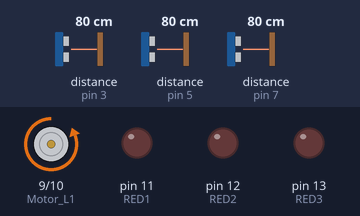
This sketch was run on a simulated Arduino Uno, built with avr-gcc and run on an emulated ATmega328P. Shown: motor-driver pin pairs drawn as motors (green arrow = first pin HIGH = forward, orange = second pin HIGH = backward, longer = more drive), output pins drawn as LEDs (lit = HIGH). Wiring (inferred from the names in the program): 3 × ultrasonic range finder: trigger pin 2, echo pin 3 / trigger pin 4, echo pin 5 / trigger pin 6, echo pin 7. The inputs (shaded band) are chosen by the test bench; at power-on: distance to the obstacle (sensors on pin 3, pin 5, pin 7) 80 cm. The echo pulse lasts 58.3 µs per cm; pins used as bus, display or sensor lines are not drawn; what the sketch prints to the serial monitor is not drawn.

Above: at 1.2 s.
1.3 s: distance to the obstacle (sensor on pin 3) set to 7 cm
3.0 s: distance to the obstacle (sensor on pin 3) set to 4 cm
At 3.9 s:
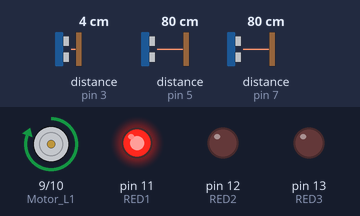
4.6 s: distance to the obstacle (sensor on pin 5) set to 7 cm
6.1 s: distance to the obstacle (sensor on pin 5) set to 4 cm
At 7.3 s:
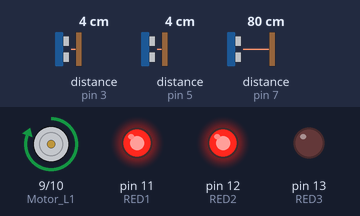
7.7 s: distance to the obstacle (sensor on pin 7) set to 7 cm
10.7 s: distance to the obstacle (sensor on pin 7) set to 4 cm
At 12.2 s:
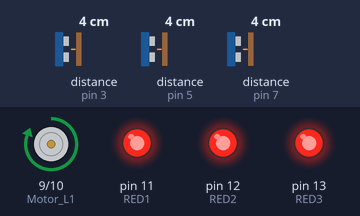
Timing chart, 0 to 13.5 s (numbered marks = the images above; inputs shaded):
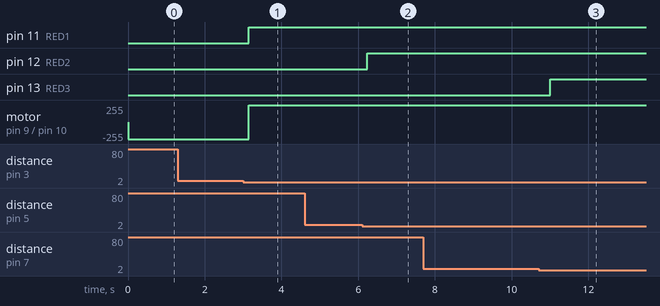

Measured:
- the behaviour switches between 6 and 5 cm on distance to the obstacle (sensor on pin 3) (found by bisection; images 0 and 1)
- the behaviour switches between 6 and 5 cm on distance to the obstacle (sensor on pin 5) (found by bisection; images 1 and 2)
- the behaviour switches between 6 and 5 cm on distance to the obstacle (sensor on pin 7) (found by bisection; images 2 and 3)
- after the input at 1.3 s, every drawn part: stays the same
- after the input at 3.0 s, pin 11 (RED1): LOW → HIGH after 0.14 s; motor on pin 9 (Motor_L1) / pin 10 (Motor_L2): backward 255/255 → forward 255/255 after 0.14 s
- after the input at 4.6 s, every drawn part: stays the same
- after the input at 6.1 s, pin 12 (RED2): LOW → HIGH after 0.14 s
- after the input at 7.7 s, every drawn part: stays the same
- after the input at 10.7 s, pin 13 (RED3): LOW → HIGH after 0.31 s

The sketch:

AutoDrivingTest.ino
```cpp
////////////////////////////////////////////////
//  하이로보 현장실습 과제                       //
//  자율주행 미로 탈출 RC 카 제작                //
//  초음파 센서 3개, RGB LED 3개, DC 모터 2개   //
//////////////////////////////////////////////

/* 각 pin을 전역변수로 설정 */
// 1번(좌측), 2번(우측), 3번(정면)
  int Motor_L1 = 9; // 왼쪽 모터 정회전
  int Motor_L2 = 10; // 왼쪽 모터 역회전
  int Motor_R1 = 0; // 오른쪽 모터 정회전
  int Motor_R2 = 0; // 오른쪽 모터 역회전
  int RED1 = 11; // RGB LED 1번의 RED
  int RED2 = 12; // RGB LED 2번의 RED
  int RED3 = 13; // RGB LED 3번의 RED
  int Ultra_1T = 2; // 1번 초음파 센서 Trigger
  int Ultra_1E = 3; // 1번 초음파 센서 Echo
  int Ultra_2T = 4; // 2번 초음파 센서 Trigger
  int Ultra_2E = 5; // 2번 초음파 센서 Echo
  int Ultra_3T = 6; // 3번 초음파 센서 Trigger
  int Ultra_3E = 7; // 3번 초음파 센서 Echo

/* 초기화 부분 */
void setup() {
  Serial.begin(9600); //시리얼 모니터 확인용 : Baudrate=9600
  Digital_Pin_Init(); //Digita Pin 활성화
  Device_Init(); //각 센서 초기화
} // Setup문 끝

/* 반복 실행 부분*/
void loop() {
  // put your main code here, to run repeatedly:
  int Duration_Front, Duration_Left, Duration_Right;
  int Distance_Front, Distance_Left, Distance_Right;

  // 인터럽트 사용할 것인가?
  // 굴러가다가, 너무 근접하면 Stop, Led Red ON, 후진 후 방향 전환
  // 만약 왼쪽이 막혔으면 3cm 후진 후, 우회전 6cm, 직진
  // 또는 우측 바퀴만 역회전 후, 좌측 바퀴 정회전

  // 1번 초음파 센서 (좌측)
  digitalWrite(Ultra_1T,HIGH);   // 센서에 Trig 신호 입력
  delayMicroseconds(10);  // 10us 정도 유지 (고정)
  digitalWrite(Ultra_1T,LOW);    // Trig 신호 off
  Duration_Left = pulseIn(Ultra_1E, HIGH);  // Echo pin: HIGH->Low 간격을 측정
  Distance_Left = microsecondsToCentimeters(Duration_Left);  // 거리(cm)로 변환
  if(Distance_Left < 5)  {
    digitalWrite(RED1,HIGH); // RED1 On
    Serial.println("LEFT <Too Close>"); // 경고 메시지
    digitalWrite(Motor_L1,HIGH);
    digitalWrite(Motor_L2,LOW);
  }
  else  {
    digitalWrite(RED1,LOW); // RED1 Off
    digitalWrite(Motor_L1,LOW);
    digitalWrite(Motor_L2,HIGH);
  }

  // 2번 초음파 센서 (우측)
  digitalWrite(Ultra_2T,HIGH);   // 센서에 Trig 신호 입력
  delayMicroseconds(10);  // 10us 정도 유지 (고정)
  digitalWrite(Ultra_2T,LOW);    // Trig 신호 off
  Duration_Right = pulseIn(Ultra_2E, HIGH);  // Echo pin: HIGH->Low 간격을 측정
  Distance_Right = microsecondsToCentimeters(Duration_Right);  // 거리(cm)로 변환
  if(Distance_Right < 5)  {
    digitalWrite(RED2,HIGH); // RED2 On
    Serial.println("RIGHT <Too Close>"); // 경고 메시지
  }
  else  {
    digitalWrite(RED2,LOW); // RED2 Off
  }

  // 3번 초음파 센서 (정면)
  digitalWrite(Ultra_3T,HIGH);   // 센서에 Trig 신호 입력
  delayMicroseconds(10);  // 10us 정도 유지 (고정)
  digitalWrite(Ultra_3T,LOW);    // Trig 신호 off
  Duration_Front = pulseIn(Ultra_3E, HIGH);  // Echo pin: HIGH->Low 간격을 측정
  Distance_Front = microsecondsToCentimeters(Duration_Front);  // 거리(cm)로 변환
  if(Distance_Front < 5)  {
    digitalWrite(RED3,HIGH); // RED3 On
    Serial.println("FRONT <Too Close>"); // 경고 메시지
  }
  else {
    digitalWrite(RED3,LOW); // RED3 Off
  }

  // 시리얼 모니터 확인
  Serial.print("좌측 : ");
  Serial.print(Distance_Left);
  Serial.println("cm");
  Serial.print("우측 : ");
  Serial.print(Distance_Right);
  Serial.println("cm");
  Serial.print("정면 : ");
  Serial.print(Distance_Front);
  Serial.println("cm \n");

  // 0.3초 대기 후 다시 측정
  delay(300);
} // loop문 끝


/* 사용자 임의 함수 정의 */
int microsecondsToCentimeters(int microseconds) // 측정거리를 cm로 변환
{
  return microseconds/29/2;
}

void Digital_Pin_Init(void) // Digital Pin 활성화
{
  pinMode(Ultra_1T,OUTPUT);  // 1번 초음파 센서 Trig 핀
  pinMode(Ultra_1E,INPUT);   // 1번 초음파 센서 센서 Echo 핀
  pinMode(Ultra_2T,OUTPUT);  // 2번 초음파 센서 Trig 핀
  pinMode(Ultra_2E,INPUT);   // 2번 초음파 센서 Echo 핀
  pinMode(Ultra_3T,OUTPUT);  // 3번 초음파 센서 Trig 핀
  pinMode(Ultra_3E,INPUT);   // 3번 초음파 센서 Echo 핀
  pinMode(Motor_L1,OUTPUT); // 왼쪽 DC Motor 정회전 핀
  pinMode(Motor_L2,OUTPUT); // 왼쪽 DC Motor 역회전 핀
  //pinMode(Motor_R1,OUTPUT); // 오른쪽 DC Motor 정회전 핀
  //pinMode(Motor_R2,OUTPUT); // 오른쪽 DC Motor 역회전 핀
  pinMode(RED1,OUTPUT);  // Red1 핀
  pinMode(RED2,OUTPUT);  // Red2 핀
  pinMode(RED3,OUTPUT);  // Red3 핀
}

void Device_Init(void) // Device 초기화
{
  digitalWrite(Ultra_1T,LOW);    // 1번 초음파 센서 Trig 신호 off
  digitalWrite(Ultra_2T,LOW);    // 2번 초음파 센서 Trig 신호 off
  digitalWrite(Ultra_3T,LOW);    // 3번 초음파 센서 Trig 신호 off
  digitalWrite(RED1,LOW);    // RGB LED 1번의 RED Off
  digitalWrite(RED2,LOW);    // RGB LED 2번의 RED off
  digitalWrite(RED3,LOW);    // RGB LED 3번의 RED off
}

/* void Distance(int Ultra_T)
{
  int Ultra_E;
  Ultra_E = Ultra+1;
  // 1번 초음파 센서 (좌측)
  digitalWrite(Ultra_T,HIGH);   // 센서에 Trig 신호 입력
  delayMicroseconds(10);  // 10us 정도 유지
  digitalWrite(Ultra_T,LOW);    // Trig 신호 off
  Duration_Left = pulseIn(Ultra_E, HIGH);  // Echo pin: HIGH->Low 간격을 측정
  Distance_Left = microsecondsToCentimeters(Duration_Left);  // 거리(cm)로 변환
  if(Distance_Left < 5)  {
    digitalWrite(RED1,HIGH); // RED1 On
    Serial.println("LEFT <Too Close>"); // 경고 메시지
    digitalWrite(Motor_L1,HIGH);
    digitalWrite(Motor_L2,LOW);
  }
  else  {
    digitalWrite(RED1,LOW); // RED1 Off
    digitalWrite(Motor_L1,LOW);
    digitalWrite(Motor_L2,HIGH);
  }
} */
```
